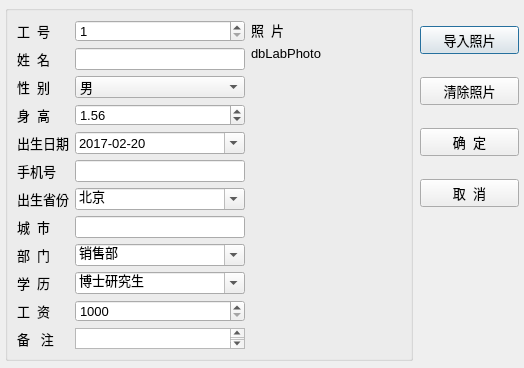
<?xml version="1.0" encoding="UTF-8"?>
<ui version="4.0">
 <class>WDialogData</class>
 <widget class="QDialog" name="WDialogData">
  <property name="geometry">
   <rect>
    <x>0</x>
    <y>0</y>
    <width>524</width>
    <height>368</height>
   </rect>
  </property>
  <property name="font">
   <font>
    <pointsize>10</pointsize>
   </font>
  </property>
  <property name="windowTitle">
   <string>编辑记录</string>
  </property>
  <widget class="QGroupBox" name="groupBox_2">
   <property name="geometry">
    <rect>
     <x>5</x>
     <y>5</y>
     <width>408</width>
     <height>356</height>
    </rect>
   </property>
   <property name="title">
    <string/>
   </property>
   <layout class="QHBoxLayout" name="horizontalLayout">
    <item>
     <layout class="QGridLayout" name="gridLayout">
      <item row="0" column="0">
       <widget class="QLabel" name="label">
        <property name="text">
         <string>工  号</string>
        </property>
        <property name="buddy">
         <cstring>spinEmpNo</cstring>
        </property>
       </widget>
      </item>
      <item row="0" column="1">
       <widget class="QSpinBox" name="spinEmpNo">
        <property name="minimum">
         <number>1</number>
        </property>
        <property name="maximum">
         <number>10000</number>
        </property>
       </widget>
      </item>
      <item row="1" column="0">
       <widget class="QLabel" name="label_2">
        <property name="text">
         <string>姓  名</string>
        </property>
        <property name="buddy">
         <cstring>editName</cstring>
        </property>
       </widget>
      </item>
      <item row="1" column="1">
       <widget class="QLineEdit" name="editName"/>
      </item>
      <item row="2" column="0">
       <widget class="QLabel" name="label_3">
        <property name="text">
         <string>性  别</string>
        </property>
        <property name="buddy">
         <cstring>comboSex</cstring>
        </property>
       </widget>
      </item>
      <item row="2" column="1">
       <widget class="QComboBox" name="comboSex">
        <item>
         <property name="text">
          <string>男</string>
         </property>
        </item>
        <item>
         <property name="text">
          <string>女</string>
         </property>
        </item>
       </widget>
      </item>
      <item row="3" column="0">
       <widget class="QLabel" name="label_4">
        <property name="text">
         <string>身  高</string>
        </property>
        <property name="buddy">
         <cstring>spinHeight</cstring>
        </property>
       </widget>
      </item>
      <item row="3" column="1">
       <widget class="QDoubleSpinBox" name="spinHeight">
        <property name="suffix">
         <string/>
        </property>
        <property name="maximum">
         <double>3.000000000000000</double>
        </property>
        <property name="singleStep">
         <double>0.010000000000000</double>
        </property>
        <property name="value">
         <double>1.560000000000000</double>
        </property>
       </widget>
      </item>
      <item row="4" column="0">
       <widget class="QLabel" name="label_5">
        <property name="text">
         <string>出生日期</string>
        </property>
        <property name="buddy">
         <cstring>editBirth</cstring>
        </property>
       </widget>
      </item>
      <item row="4" column="1">
       <widget class="QDateEdit" name="editBirth">
        <property name="displayFormat">
         <string>yyyy-MM-dd</string>
        </property>
        <property name="calendarPopup">
         <bool>true</bool>
        </property>
        <property name="date">
         <date>
          <year>2017</year>
          <month>2</month>
          <day>20</day>
         </date>
        </property>
       </widget>
      </item>
      <item row="5" column="0">
       <widget class="QLabel" name="label_10">
        <property name="text">
         <string>手机号</string>
        </property>
        <property name="buddy">
         <cstring>editMobile</cstring>
        </property>
       </widget>
      </item>
      <item row="5" column="1">
       <widget class="QLineEdit" name="editMobile"/>
      </item>
      <item row="6" column="0">
       <widget class="QLabel" name="label_7">
        <property name="text">
         <string>出生省份</string>
        </property>
        <property name="buddy">
         <cstring>comboProvince</cstring>
        </property>
       </widget>
      </item>
      <item row="6" column="1">
       <widget class="QComboBox" name="comboProvince">
        <property name="editable">
         <bool>true</bool>
        </property>
        <property name="currentText">
         <string>北京</string>
        </property>
        <item>
         <property name="text">
          <string>北京</string>
         </property>
        </item>
        <item>
         <property name="text">
          <string>上海</string>
         </property>
        </item>
        <item>
         <property name="text">
          <string>天津</string>
         </property>
        </item>
        <item>
         <property name="text">
          <string>重庆</string>
         </property>
        </item>
        <item>
         <property name="text">
          <string>安徽</string>
         </property>
        </item>
        <item>
         <property name="text">
          <string>河北</string>
         </property>
        </item>
        <item>
         <property name="text">
          <string>河南</string>
         </property>
        </item>
        <item>
         <property name="text">
          <string>湖北</string>
         </property>
        </item>
        <item>
         <property name="text">
          <string>湖南</string>
         </property>
        </item>
        <item>
         <property name="text">
          <string>山西</string>
         </property>
        </item>
        <item>
         <property name="text">
          <string>山东</string>
         </property>
        </item>
        <item>
         <property name="text">
          <string>陕西</string>
         </property>
        </item>
        <item>
         <property name="text">
          <string>江苏</string>
         </property>
        </item>
        <item>
         <property name="text">
          <string>江西</string>
         </property>
        </item>
       </widget>
      </item>
      <item row="7" column="0">
       <widget class="QLabel" name="label_8">
        <property name="text">
         <string>城  市</string>
        </property>
        <property name="buddy">
         <cstring>editCity</cstring>
        </property>
       </widget>
      </item>
      <item row="7" column="1">
       <widget class="QLineEdit" name="editCity"/>
      </item>
      <item row="8" column="0">
       <widget class="QLabel" name="label_6">
        <property name="text">
         <string>部  门</string>
        </property>
        <property name="buddy">
         <cstring>comboDep</cstring>
        </property>
       </widget>
      </item>
      <item row="8" column="1">
       <widget class="QComboBox" name="comboDep">
        <property name="editable">
         <bool>true</bool>
        </property>
        <property name="currentText">
         <string>销售部</string>
        </property>
        <item>
         <property name="text">
          <string>销售部</string>
         </property>
        </item>
        <item>
         <property name="text">
          <string>技术部</string>
         </property>
        </item>
        <item>
         <property name="text">
          <string>生产部</string>
         </property>
        </item>
        <item>
         <property name="text">
          <string>行政部</string>
         </property>
        </item>
       </widget>
      </item>
      <item row="11" column="1">
       <widget class="QPlainTextEdit" name="editMemo">
        <property name="maximumSize">
         <size>
          <width>16777215</width>
          <height>16777215</height>
         </size>
        </property>
       </widget>
      </item>
      <item row="11" column="0">
       <widget class="QLabel" name="label_9">
        <property name="text">
         <string>备   注</string>
        </property>
        <property name="buddy">
         <cstring>editMemo</cstring>
        </property>
       </widget>
      </item>
      <item row="9" column="0">
       <widget class="QLabel" name="label_11">
        <property name="text">
         <string>学  历</string>
        </property>
        <property name="buddy">
         <cstring>comboEdu</cstring>
        </property>
       </widget>
      </item>
      <item row="10" column="1">
       <widget class="QSpinBox" name="spinSalary">
        <property name="prefix">
         <string/>
        </property>
        <property name="minimum">
         <number>1000</number>
        </property>
        <property name="maximum">
         <number>50000</number>
        </property>
        <property name="singleStep">
         <number>100</number>
        </property>
        <property name="value">
         <number>1000</number>
        </property>
       </widget>
      </item>
      <item row="10" column="0">
       <widget class="QLabel" name="label_12">
        <property name="text">
         <string>工  资</string>
        </property>
        <property name="buddy">
         <cstring>spinSalary</cstring>
        </property>
       </widget>
      </item>
      <item row="9" column="1">
       <widget class="QComboBox" name="comboEdu">
        <property name="editable">
         <bool>true</bool>
        </property>
        <property name="currentText">
         <string>博士研究生</string>
        </property>
        <item>
         <property name="text">
          <string>博士研究生</string>
         </property>
        </item>
        <item>
         <property name="text">
          <string>硕士研究生</string>
         </property>
        </item>
        <item>
         <property name="text">
          <string>大学本科</string>
         </property>
        </item>
        <item>
         <property name="text">
          <string>大学专科</string>
         </property>
        </item>
        <item>
         <property name="text">
          <string>高中</string>
         </property>
        </item>
        <item>
         <property name="text">
          <string>初中</string>
         </property>
        </item>
        <item>
         <property name="text">
          <string>小学</string>
         </property>
        </item>
       </widget>
      </item>
     </layout>
    </item>
    <item>
     <layout class="QVBoxLayout" name="verticalLayout">
      <item>
       <widget class="QLabel" name="label_13">
        <property name="text">
         <string>照  片</string>
        </property>
       </widget>
      </item>
      <item>
       <widget class="QLabel" name="LabPhoto">
        <property name="minimumSize">
         <size>
          <width>150</width>
          <height>0</height>
         </size>
        </property>
        <property name="maximumSize">
         <size>
          <width>350</width>
          <height>16777215</height>
         </size>
        </property>
        <property name="text">
         <string>dbLabPhoto</string>
        </property>
       </widget>
      </item>
      <item>
       <spacer name="verticalSpacer">
        <property name="orientation">
         <enum>Qt::Vertical</enum>
        </property>
        <property name="sizeHint" stdset="0">
         <size>
          <width>20</width>
          <height>40</height>
         </size>
        </property>
       </spacer>
      </item>
     </layout>
    </item>
   </layout>
  </widget>
  <widget class="QWidget" name="layoutWidget">
   <property name="geometry">
    <rect>
     <x>420</x>
     <y>9</y>
     <width>99</width>
     <height>216</height>
    </rect>
   </property>
   <layout class="QVBoxLayout" name="verticalLayout_2">
    <item>
     <widget class="QPushButton" name="btnSetPhoto">
      <property name="text">
       <string>导入照片</string>
      </property>
      <property name="icon">
       <iconset resource="res.qrc">
        <normaloff>:/images/images/00.JPG</normaloff>:/images/images/00.JPG</iconset>
      </property>
     </widget>
    </item>
    <item>
     <widget class="QPushButton" name="btnClearPhoto">
      <property name="text">
       <string>清除照片</string>
      </property>
      <property name="icon">
       <iconset resource="res.qrc">
        <normaloff>:/images/images/103.bmp</normaloff>:/images/images/103.bmp</iconset>
      </property>
     </widget>
    </item>
    <item>
     <widget class="QPushButton" name="btnOK">
      <property name="text">
       <string>确  定</string>
      </property>
      <property name="icon">
       <iconset resource="res.qrc">
        <normaloff>:/images/images/704.bmp</normaloff>:/images/images/704.bmp</iconset>
      </property>
     </widget>
    </item>
    <item>
     <widget class="QPushButton" name="btnClose">
      <property name="text">
       <string>取  消</string>
      </property>
      <property name="icon">
       <iconset resource="res.qrc">
        <normaloff>:/images/images/706.bmp</normaloff>:/images/images/706.bmp</iconset>
      </property>
     </widget>
    </item>
   </layout>
  </widget>
 </widget>
 <resources>
  <include location="res.qrc"/>
 </resources>
 <connections>
  <connection>
   <sender>btnClose</sender>
   <signal>clicked()</signal>
   <receiver>WDialogData</receiver>
   <slot>reject()</slot>
   <hints>
    <hint type="sourcelabel">
     <x>530</x>
     <y>230</y>
    </hint>
    <hint type="destinationlabel">
     <x>294</x>
     <y>205</y>
    </hint>
   </hints>
  </connection>
  <connection>
   <sender>btnOK</sender>
   <signal>clicked()</signal>
   <receiver>WDialogData</receiver>
   <slot>accept()</slot>
   <hints>
    <hint type="sourcelabel">
     <x>530</x>
     <y>173</y>
    </hint>
    <hint type="destinationlabel">
     <x>294</x>
     <y>205</y>
    </hint>
   </hints>
  </connection>
 </connections>
</ui>
